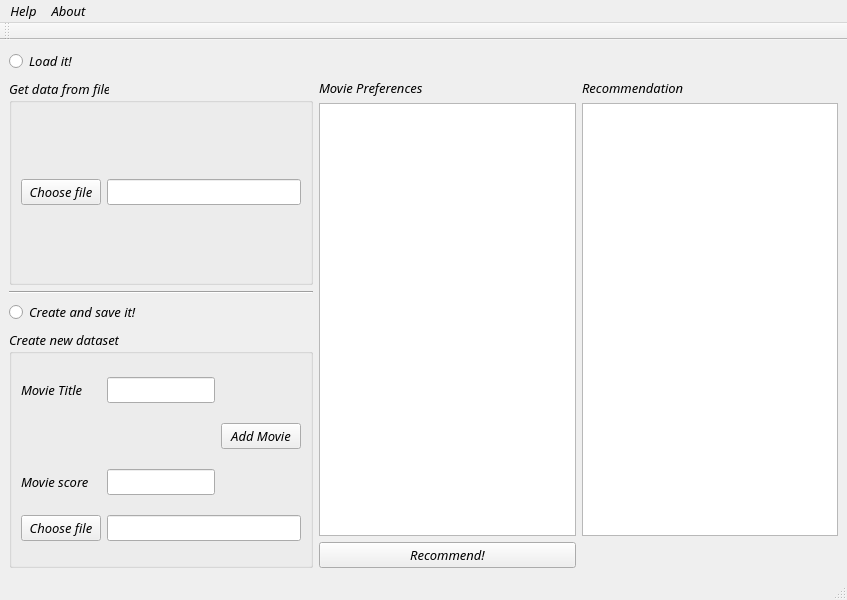
<?xml version="1.0" encoding="UTF-8"?>
<ui version="4.0">
 <class>MainWindow</class>
 <widget class="QMainWindow" name="MainWindow">
  <property name="geometry">
   <rect>
    <x>0</x>
    <y>0</y>
    <width>847</width>
    <height>600</height>
   </rect>
  </property>
  <property name="font">
   <font>
    <family>Purisa</family>
    <pointsize>10</pointsize>
    <italic>true</italic>
   </font>
  </property>
  <property name="windowTitle">
   <string>Movie Recommender System</string>
  </property>
  <widget class="QWidget" name="centralwidget">
   <layout class="QGridLayout" name="gridLayout_3">
    <item row="0" column="0">
     <widget class="QRadioButton" name="radioButton_2">
      <property name="text">
       <string>Load it!</string>
      </property>
     </widget>
    </item>
    <item row="1" column="0">
     <widget class="QGroupBox" name="groupBox">
      <property name="title">
       <string>Get data from file</string>
      </property>
      <layout class="QGridLayout" name="gridLayout_2">
       <item row="1" column="1">
        <widget class="QLineEdit" name="path_to_file"/>
       </item>
       <item row="1" column="0">
        <widget class="QPushButton" name="chooser_button">
         <property name="focusPolicy">
          <enum>Qt::StrongFocus</enum>
         </property>
         <property name="text">
          <string>Choose file</string>
         </property>
         <property name="checkable">
          <bool>false</bool>
         </property>
         <property name="default">
          <bool>false</bool>
         </property>
         <property name="flat">
          <bool>false</bool>
         </property>
        </widget>
       </item>
      </layout>
     </widget>
    </item>
    <item row="1" column="1" rowspan="4">
     <layout class="QVBoxLayout" name="verticalLayout_5">
      <item>
       <widget class="QLabel" name="label_3">
        <property name="text">
         <string>Movie Preferences</string>
        </property>
       </widget>
      </item>
      <item>
       <widget class="QListWidget" name="movies_list_widget"/>
      </item>
     </layout>
    </item>
    <item row="1" column="2" rowspan="4">
     <layout class="QVBoxLayout" name="verticalLayout_6">
      <item>
       <widget class="QLabel" name="label_4">
        <property name="text">
         <string>Recommendation</string>
        </property>
       </widget>
      </item>
      <item>
       <widget class="QListWidget" name="movies_list_widget_2"/>
      </item>
     </layout>
    </item>
    <item row="2" column="0">
     <widget class="Line" name="line">
      <property name="orientation">
       <enum>Qt::Horizontal</enum>
      </property>
     </widget>
    </item>
    <item row="3" column="0">
     <widget class="QRadioButton" name="radioButton">
      <property name="text">
       <string>Create and save it!</string>
      </property>
     </widget>
    </item>
    <item row="4" column="0" rowspan="2">
     <widget class="QGroupBox" name="groupBox_2">
      <property name="title">
       <string>Create new dataset</string>
      </property>
      <layout class="QGridLayout" name="gridLayout">
       <item row="3" column="2" colspan="2">
        <widget class="QLineEdit" name="path_to_file_2"/>
       </item>
       <item row="0" column="1">
        <widget class="QLabel" name="label">
         <property name="text">
          <string>Movie Title</string>
         </property>
        </widget>
       </item>
       <item row="0" column="2">
        <widget class="QLineEdit" name="movie_line"/>
       </item>
       <item row="2" column="1">
        <widget class="QLabel" name="label_2">
         <property name="text">
          <string>Movie score</string>
         </property>
        </widget>
       </item>
       <item row="1" column="3">
        <widget class="QPushButton" name="add_movie_button">
         <property name="text">
          <string>Add Movie</string>
         </property>
        </widget>
       </item>
       <item row="2" column="2">
        <widget class="QLineEdit" name="score_line"/>
       </item>
       <item row="3" column="1">
        <widget class="QPushButton" name="chooser_button_2">
         <property name="text">
          <string>Choose file</string>
         </property>
        </widget>
       </item>
      </layout>
     </widget>
    </item>
    <item row="5" column="1">
     <widget class="QPushButton" name="recommend_button">
      <property name="text">
       <string>Recommend!</string>
      </property>
     </widget>
    </item>
   </layout>
   <zorder>groupBox</zorder>
   <zorder>groupBox_2</zorder>
   <zorder>line</zorder>
   <zorder>movies_list_widget</zorder>
   <zorder>label_3</zorder>
   <zorder>movies_list_widget_2</zorder>
   <zorder>label_4</zorder>
   <zorder>groupBox</zorder>
   <zorder>movies_list_widget</zorder>
   <zorder>movies_list_widget</zorder>
   <zorder>splitter</zorder>
   <zorder>recommend_button</zorder>
   <zorder>radioButton_2</zorder>
   <zorder>radioButton</zorder>
   <zorder>radioButton</zorder>
  </widget>
  <widget class="QMenuBar" name="menubar">
   <property name="geometry">
    <rect>
     <x>0</x>
     <y>0</y>
     <width>847</width>
     <height>30</height>
    </rect>
   </property>
   <widget class="QMenu" name="menuHelp">
    <property name="title">
     <string>Help</string>
    </property>
   </widget>
   <widget class="QMenu" name="menuAbout">
    <property name="title">
     <string>About</string>
    </property>
   </widget>
   <addaction name="menuHelp"/>
   <addaction name="menuAbout"/>
  </widget>
  <widget class="QStatusBar" name="statusbar"/>
  <widget class="QToolBar" name="toolBar">
   <property name="windowTitle">
    <string>toolBar</string>
   </property>
   <attribute name="toolBarArea">
    <enum>TopToolBarArea</enum>
   </attribute>
   <attribute name="toolBarBreak">
    <bool>false</bool>
   </attribute>
  </widget>
 </widget>
 <resources/>
 <connections/>
</ui>
